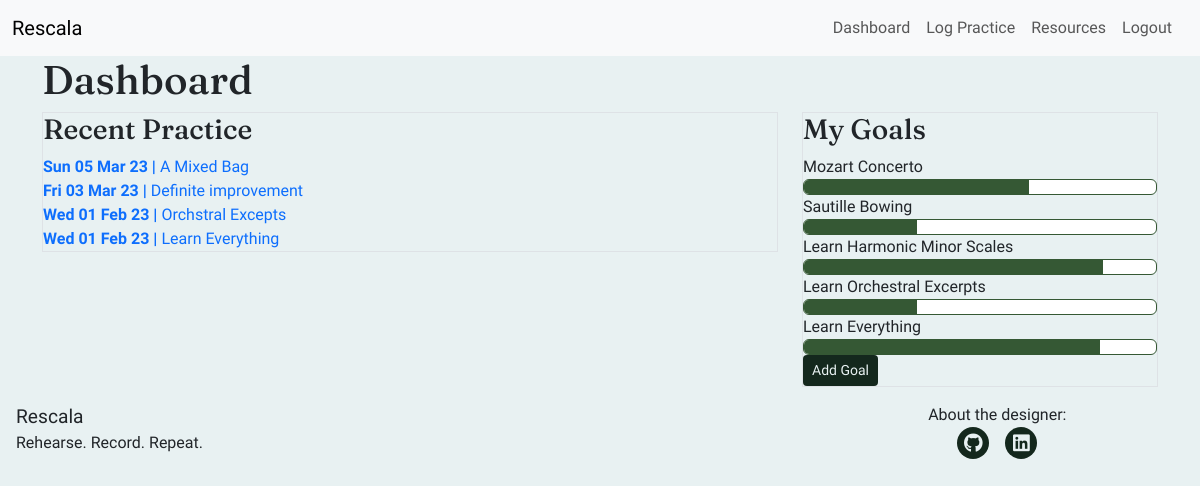
The app's page /practice/ (signed in), older data.
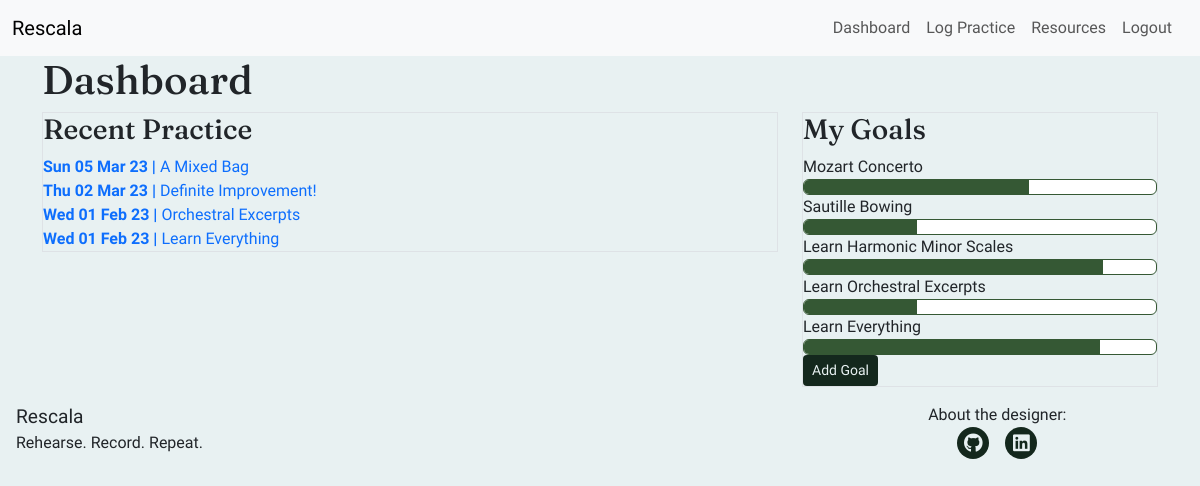
The same page, newer data.
### practicelog/models.py (models this page shows)
class Session(models.Model):
    user = models.ForeignKey(Profile, on_delete=models.CASCADE, name='user')
    date = models.DateField()
    duration = models.IntegerField()
    headline = models.CharField(max_length=150)
    image = CloudinaryField('image', blank=True)
    focus = models.JSONField(default=list, blank=True)
    summary = models.TextField()

### practicelog/views.py (the view, shortened to what this page needs)
# urls.py: path('', views.Dashboard.as_view(), name='dashboard'),
class Dashboard(View):
    template_name = "dashboard.html"
    def get(self, request):
        sessions = Session.objects.filter(user=request.user).order_by('-date')
        recent_sessions = sessions[:10]
        return render(
                request, 'dashboard.html',
                {
                    "sessions": sessions,
                    "recent_sessions": recent_sessions,
                    "goalform": GoalForm(),
                    "goals":request.user.goals
                }
            )

### templates/dashboard.html (shortened to what this page needs)
{% extends "base.html" %}
{% block content %}
<div class="container">
  <div class="row">
    <div class="col">
      <h1>Dashboard</h1>
    </div>
  </div>
  <div class="row">
    <div class="col-md-8">
      <div class="border">
        <h3>Recent Practice</h3> {% for session in recent_sessions %} <div>
          <a href="{% url 'session_details' session.id %}">
            <span>
              <strong>
                {{session.date | date:'D d M y'}} | </strong>
            </span>
            <span>{{session.headline}}</span>
          </a>
        </div> {% endfor %}
      </div>
    </div>
    <div class="col-md-4">
      <div class="border">
        <h3>My Goals</h3>
        {%for goal in goals%}
        <div>
          {{goal.goal}}
          <div class="progress">
            <div class="progress-bar" role="progressbar" style="width: {{goal.complete}}%" aria-valuenow="25" aria-valuemin="0" aria-valuemax="100"></div>
          </div>
        </div>
        {% endfor %}
        <button type="button" class="btn btn-sm btn-very-dark" data-toggle="modal" data-target="#goalModal"> Add Goal </button>
      </div>
    </div>
  </div>
</div>
{% endblock %}

Row changes from the older to the newer data that the page shows:
changed Session: date "Fri 03 Mar 23" → "Thu 02 Mar 23"; headline "Definite improvement" → "Definite Improvement!"
changed Session: headline "Orchstral Excepts" → "Orchestral Excerpts"
